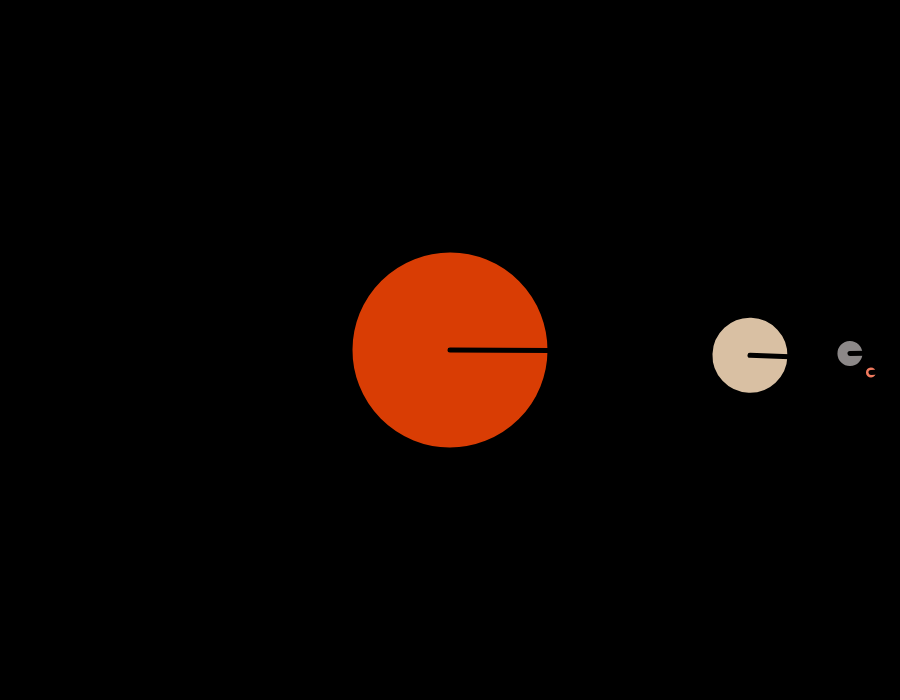
Frame 1 (no input)
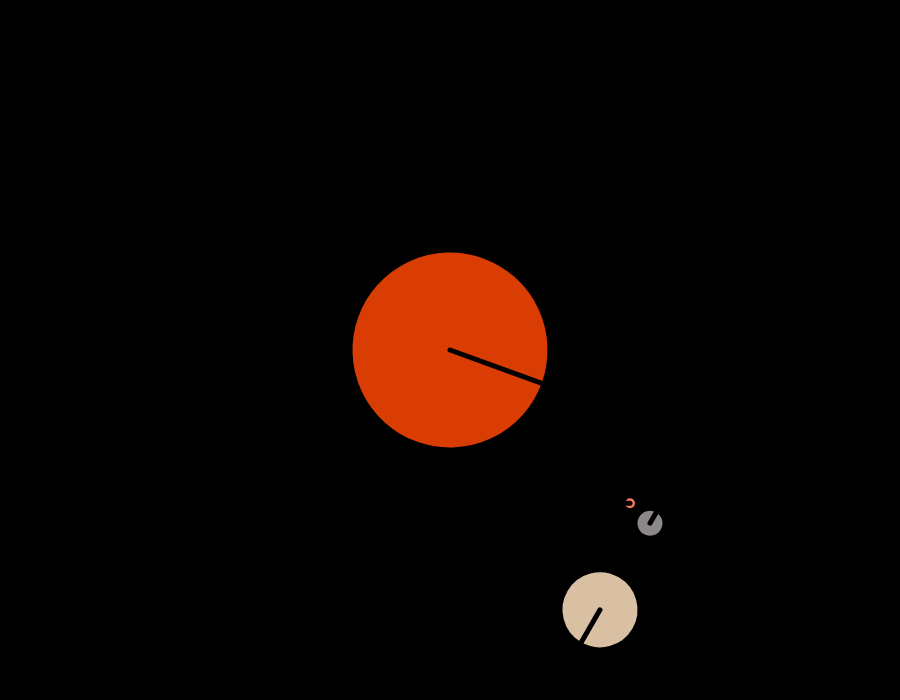
Frame 60 (no input)
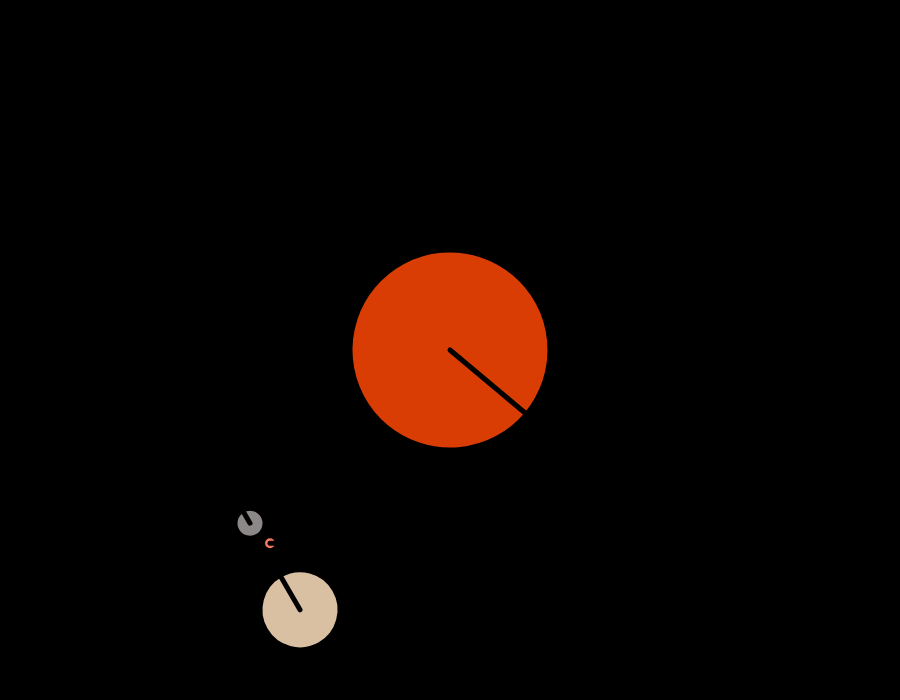
Frame 120 (the mouse pressed at the canvas centre since frame 60)

The p5.js sketch that drew these frames (run headless with seeded random() and noise() and a simulated clock; from frame 60 on, the mouse is pressed at the canvas centre):

// p5.js sketch
// ── sketch.js
/* The SolarSystem class creates a visualization of the sun, earth, and moon rotating around each other. */

/**
 * this is my code
 */
class SolarSystem {
    /**
     * this is my code
     */
    constructor() {
        this.speed = null;
    }

    setup() {
        createCanvas(900, 700);
    }

    /**
     * end of code I wrote
     */

    /**
     * The function "draw" creates a background, sets the speed based on the frame count, and then creates a sun, earth, and
     * moon.
     */
    draw() {
        background(0);

        this.speed = frameCount;

        /**
         * this is my code
         * Sun
         */
        this.createSun()
        /**
         * end of code I wrote
         */


        /**
         * this is my code
         * Earth
         */
        this.createEarth()
        /**
         * end of code I wrote
         */


        /**
         * this is my code
         * Moon
         */
        this.createMoon()
        /**
         * end of code I wrote
         */


        /**
         * this is my code
         * Moon (Features)
         */
        this.createAsteroid()
        /**
         * end of code I wrote
         */


    }

    createAsteroid() {
        rotate(radians(-this.speed * 2));
        translate(20, 20);
        this.celestialObj(color('#F27A5E'), 15);
    }

    /**
     *  this is my code
     * The function creates a sun object and rotates it at a certain speed (SUN).
     */
    createSun() {
        translate(width / 2, height / 2);
        push();
        rotate(radians(this.speed / 3));
        this.celestialObj(color('#D93D04'), 200);
        pop();

    }

    /**
     * end of code I wrote
     */

    /**
     * this is my code
     *
     * The function creates a representation of the Earth and rotates it at a given speed (Earth).
     */
    createEarth() {

        rotate(radians(this.speed));
        translate(300, 0);

        push();
        rotate(radians(this.speed));

        this.celestialObj(color('#D9C0A3'), 80);
        pop();
    }

    /**
     * end of code I wrote
     */


    /**
     * this is my code
     * The function creates a moon object and applies rotation and translation transformations to it.
     */
    createMoon() {
        rotate(radians(-this.speed * 2));
        translate(100, 0);
        this.celestialObj(color('#8C8888'), 30); // MOON
    }

    /**
     * end of code I wrote
     */

    celestialObj(c, size) {
        strokeWeight(5);
        fill(c);
        stroke(0);
        ellipse(0, 0, size, size);
        line(0, 0, size / 2, 0);
    }
}

/**
 * end of code I wrote
 */

/**
 * this is my code
 */
const solarSystem = new SolarSystem();

/**
 * end of code I wrote
 */


function setup() {
    /**
     * this is my code
     */
    solarSystem.setup();
    /**
     * end of code I wrote
     */
}

function draw() {
    /**
     * this is my code
     */
    solarSystem.draw();
    /**
     * end of code I wrote
     */
}
